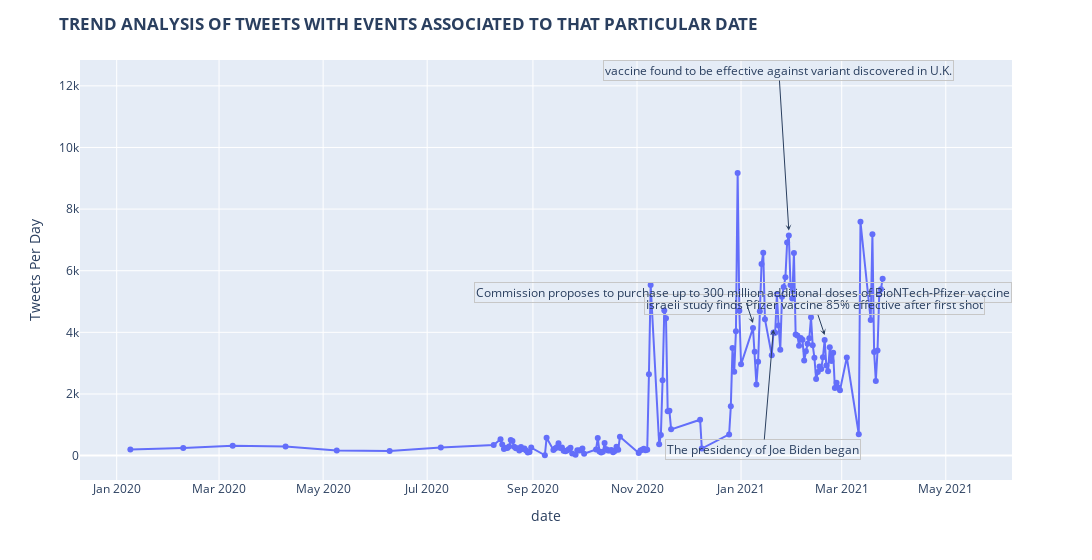

Notebook code cell kept with this figure:
### Code cell
data['year']         = pd.DatetimeIndex(data['date']).year
import datetime
b_date_count = data.groupby(by='date').count().reset_index()
b_date_count = b_date_count.rename(columns={'user_name':'Tweets Per Day'})
fig = ex.line(b_date_count,x='date',y='Tweets Per Day')

# fig.add_annotation(x=b_date_mean['date'].values[15], y=.024,
#             text=r"Start Of Incline",
#             showarrow=True,
#             arrowhead=6,
#             yshift=10)


fig.add_shape(type="line",
    x0=b_date_count['date'].values[0], y0=b_date_count['Negative Sentiment'].mean(), x1=b_date_count['date'].values[-1], y1=b_date_count['Negative Sentiment'].mean(),
    line=dict(
        color="Red",
        width=2,
        dash="dashdot",
    ),
        name='Mean',
)

fig.update_traces(mode="markers+lines")
fig.update_layout(hovermode="x unified")


###annots
b_date_count.date = pd.to_datetime(b_date_count.date)
b_date_count_dt = b_date_count.set_index('date')
fig.add_annotation(x=datetime.datetime(2021,2,19), y=b_date_count_dt.loc[pd.Timestamp('2021-02-19'),'year'],
            text=r"Israeli study finds Pfizer vaccine 85% effective after first shot",
            showarrow=True,
            arrowhead=3,
            yshift=5,bordercolor="#c7c7c7")

fig.add_annotation(x=datetime.datetime(2021,1,29), y=b_date_count_dt.loc[pd.Timestamp('2021-01-29'),'year'],
            text=r"vaccine found to be effective against variant discovered in U.K.",
            showarrow=True,
            arrowhead=3,
            yshift=5,ay=-160,bordercolor="#c7c7c7")
fig.add_annotation(x=datetime.datetime(2021,1,8), y=b_date_count_dt.loc[pd.Timestamp('2021-01-8'),'year'],
            text=r"Commission proposes to purchase up to 300 million additional doses of BioNTech-Pfizer vaccine",
            showarrow=True,
            arrowhead=3,
            yshift=5,ay=-30,bordercolor="#c7c7c7")

fig.add_annotation(x=datetime.datetime(2021,1,20), y=b_date_count_dt.loc[pd.Timestamp('2021-01-20'),'year'],
            text=r"The presidency of Joe Biden began",
            showarrow=True,
            arrowhead=3,
            yshift=3,ay=120,bordercolor="#c7c7c7")

fig.update_layout(title='<b> TREND ANALYSIS OF TWEETS WITH EVENTS ASSOCIATED TO THAT PARTICULAR DATE <b>',width=1200)
fig.show()

### Figure 1 — Plotly figure (JSON) as saved in the notebook; plotly's stock layout.template omitted (floating-point values rounded to 4 significant figures; data arrays with more than 128 entries replaced by an {"elided": "..."} marker saying what was removed)
{"data": [{"hovertemplate": "date=%{x}<br>Tweets Per Day=%{y}<extra></extra>", "legendgroup": "", "line": {"color": "#636efa", "dash": "solid"}, "mode": "markers+lines", "name": "", "orientation": "v", "showlegend": false, "type": "scatter", "x": {"elided": "148 str values"}, "xaxis": "x", "y": {"elided": "148 int values"}, "yaxis": "y"}], "layout": {"annotations": [{"arrowhead": 3, "bordercolor": "#c7c7c7", "showarrow": true, "text": "Israeli study finds Pfizer vaccine 85% effective after first shot", "x": "2021-02-19T00:00:00", "y": 3755, "yshift": 5}, {"arrowhead": 3, "ay": -160, "bordercolor": "#c7c7c7", "showarrow": true, "text": "vaccine found to be effective against variant discovered in U.K.", "x": "2021-01-29T00:00:00", "y": 7143, "yshift": 5}, {"arrowhead": 3, "ay": -30, "bordercolor": "#c7c7c7", "showarrow": true, "text": "Commission proposes to purchase up to 300 million additional doses of BioNTech-Pfizer vaccine", "x": "2021-01-08T00:00:00", "y": 4142, "yshift": 5}, {"arrowhead": 3, "ay": 120, "bordercolor": "#c7c7c7", "showarrow": true, "text": "The presidency of Joe Biden began", "x": "2021-01-20T00:00:00", "y": 3994, "yshift": 3}], "hovermode": "x unified", "legend": {"tracegroupgap": 0}, "margin": {"t": 60}, "shapes": [{"line": {"color": "Red", "dash": "dashdot", "width": 2}, "name": "Mean", "type": "line", "x0": 1578528000000000000, "x1": 1616630400000000000, "y0": 2113.0, "y1": 2113.0}], "title": {"text": "<b> TREND ANALYSIS OF TWEETS WITH EVENTS ASSOCIATED TO THAT PARTICULAR DATE <b>"}, "width": 1200, "xaxis": {"anchor": "y", "domain": [0, 1], "title": {"text": "date"}}, "yaxis": {"anchor": "x", "domain": [0, 1], "title": {"text": "Tweets Per Day"}}}}
